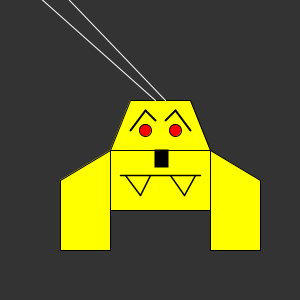
Frame 1 (no input)
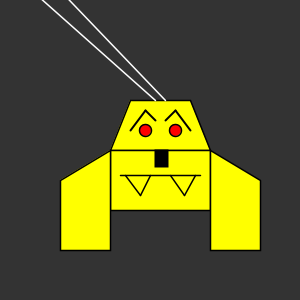
Frame 60 (the mouse pressed at the canvas centre just before this capture)
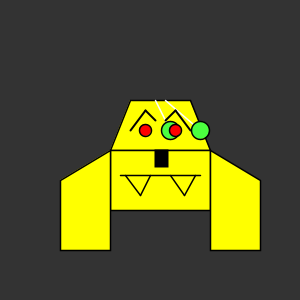
Frame 120 (the mouse held since frame 60 and released just before this capture)

The Processing sketch that drew these frames (run headless with seeded random() and noise(); from frame 60 on, the mouse is pressed at the canvas centre):

// Processing sketch: processing_50852
// ── processing_50852.pde

void setup() {
  //do once

size(300,300); // Set the size of the window background(255); // Draw a black background smooth();
}

void draw() {
  //repeat endlessly

// Set ellipses and rects to CENTER mode
ellipseMode(CENTER);
rectMode(CORNER);
background(51);
smooth();

// Draw head
stroke(0);
fill(255,255,0);
quad(130, 100, 190, 100, 210, 150, 110, 150);

// Draw antennas
stroke(255);
line(155, 100, mouseX+20, mouseY-20);
line(165, 100, mouseX+50, mouseY-20);
fill(75, 255, 63);
stroke(0);
ellipse(mouseX+20, mouseY-20, 18, 18);
ellipse(mouseX+50, mouseY-20, 18, 18);

//Draw body
stroke(0);
fill(255,255,0);
rect(110,150,100,60);

//Draw legs
quad(60, 180, 110, 150, 110, 250, 60, 250);
quad(210, 150, 260, 180, 260, 250, 210, 250);

// Draw eyes
fill(255, 0, 0);
ellipse(145, 130, 12, 12);
ellipse(175, 130, 12, 12);

// Draw eyebrows
strokeWeight(2);
line(130, 130, 145, 110);
line(145, 110, 155, 120);
line(165, 120, 175, 110);
line(175, 110, 190, 130);

// Draw nose
fill(0);
rect(155, 150, 12, 16);

// Draw mouth
strokeWeight(1.5);
line(120, 175, 200, 175);

// Draw teeth
strokeWeight(1.5);
line(125, 175, 140, 195);
line(140, 195, 150, 175);
line(170, 175, 184, 195);
line(184, 195, 195, 175);
}
